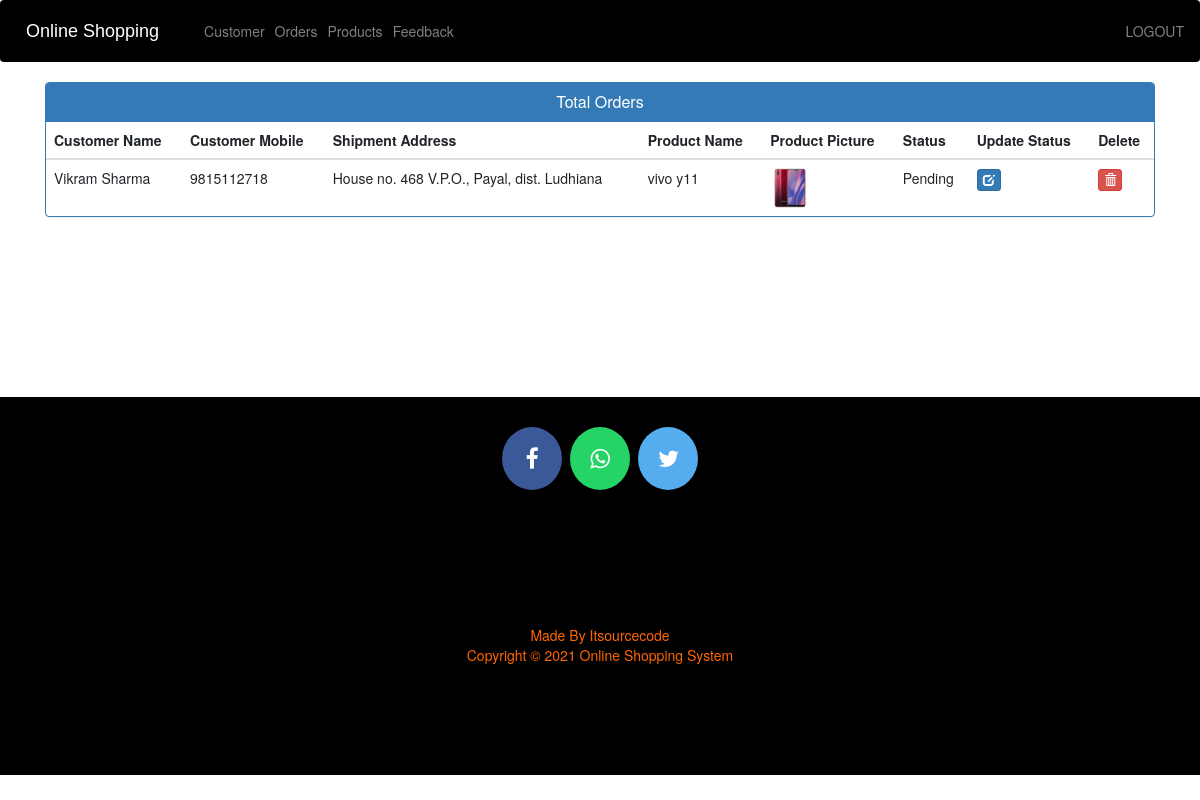
/moderator-view-booking (signed in), run on the app's committed database.
### ecom/models.py (models this page shows, shortened)
class Customer(models.Model):
    user=models.OneToOneField(User,on_delete=models.CASCADE)
    profile_pic= models.ImageField(upload_to='profile_pic/CustomerProfilePic/',null=True,blank=True)
    address = models.CharField(max_length=40)
    mobile = models.CharField(max_length=20,null=False)
    @property
    def get_name(self):
        return self.user.first_name+" "+self.user.last_name

class Orders(models.Model):
    STATUS =(
        ('Pending','Pending'),
        ('Order Confirmed','Order Confirmed'),
        ('Out for Delivery','Out for Delivery'),
        ('Delivered','Delivered'),
    )
    customer=models.ForeignKey('Customer', on_delete=models.CASCADE,null=True)
    product=models.ForeignKey('Product',on_delete=models.CASCADE,null=True)
    email = models.CharField(max_length=50,null=True)
    address = models.CharField(max_length=500,null=True)
    mobile = models.CharField(max_length=20,null=True)
    order_date= models.DateField(auto_now_add=True,null=True)
    status=models.CharField(max_length=50,null=True,choices=STATUS)

class Product(models.Model):
    name=models.CharField(max_length=40)
    city=models.CharField(max_length=40)
    product_image= models.ImageField(upload_to='product_image/',null=True,blank=True)
    price = models.PositiveIntegerField()
    description=models.CharField(max_length=40)

### ecom/views.py (the view)
# urls.py: path('moderator-view-booking', views.moderator_view_booking_view,name='moderator-view-booking'),
@login_required(login_url='moderatorlogin')
def moderator_view_booking_view(request):
    orders=models.Orders.objects.all()
    ordered_products=[]
    ordered_bys=[]
    for order in orders:
        ordered_product=models.Product.objects.all().filter(id=order.product.id)
        ordered_by=models.Customer.objects.all().filter(id = order.customer.id)
        ordered_products.append(ordered_product)
        ordered_bys.append(ordered_by)
    return render(request,'ecom/moderator_view_booking.html',{'data':zip(ordered_products,ordered_bys,orders)})

### templates/ecom/moderator_view_booking.html (shortened to what this page needs)
{% extends 'ecom/moderator_base.html' %}
{% load static %}
{% block content %}
<head>
  <link href="//netdna.bootstrapcdn.com/bootstrap/3.0.0/css/bootstrap.min.css" rel="stylesheet" id="bootstrap-css">
</head>
<div class="container">
  <div class="panel panel-primary">
    <div class="panel-heading">
      <h6 class="panel-title">Total Orders</h6>
    </div>
    <table class="table table-hover" id="dev-table">
      <thead>
        <tr>
          <th>Customer Name</th>
          <th>Customer Mobile</th>
          <th>Shipment Address</th>
          <th>Product Name</th>
          <th>Product Picture</th>
          <th>Status</th>
          <th>Update Status</th>
          <th>Delete</th>
        </tr>
      </thead>
      {% for product,customer,order in data %}
      <tr>
        {% for c in customer %}
        <td> {{c.get_name}}</td>
        <td>{{c.mobile}}</td>
        <td>{{order.address}}</td>
        {% endfor %}
        {% for p in product %}
        <td> {{p.name}}</td>
        <td> <img src="{% static p.product_image.url %}" alt="Profile Pic" height="40px" width="40px" /></td>
        <td>{{order.status}}</td>
        <td><a class="btn btn-primary btn-xs" href="{% url 'update-order' order.id  %}"><span class="glyphicon glyphicon-edit"></span></a></td>
        <td><a class="btn btn-danger btn-xs" href="{% url 'delete-order' order.id  %}"><span class="glyphicon glyphicon-trash"></span></a></td>
        {% endfor %}
      </tr>
      {% endfor %}
    </table>
  </div>
</div>
{% endblock content %}

### templates/ecom/moderator_view_booking.html (style rules this page uses)
a:link { text-decoration: none; }
h6 { text-align: center; }

### data on the page
Orders: address "House no. 468 V.P.O., Payal, dist. Ludhiana", status "Pending"
Customer: get_name "Vikram Sharma", mobile "9815112718"
Product: name "vivo y11", product_image (picture)
